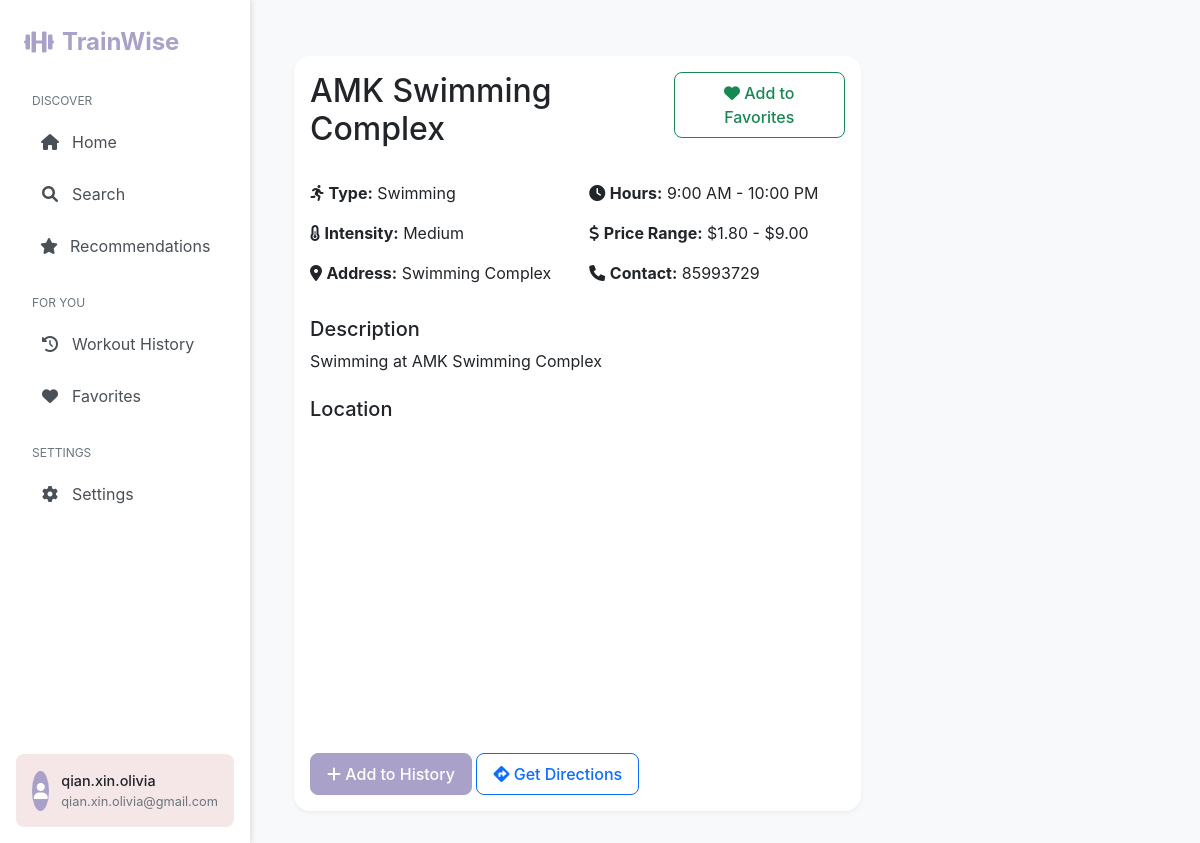
/activity/725/ (signed in), run on an earlier commit of the app's database.
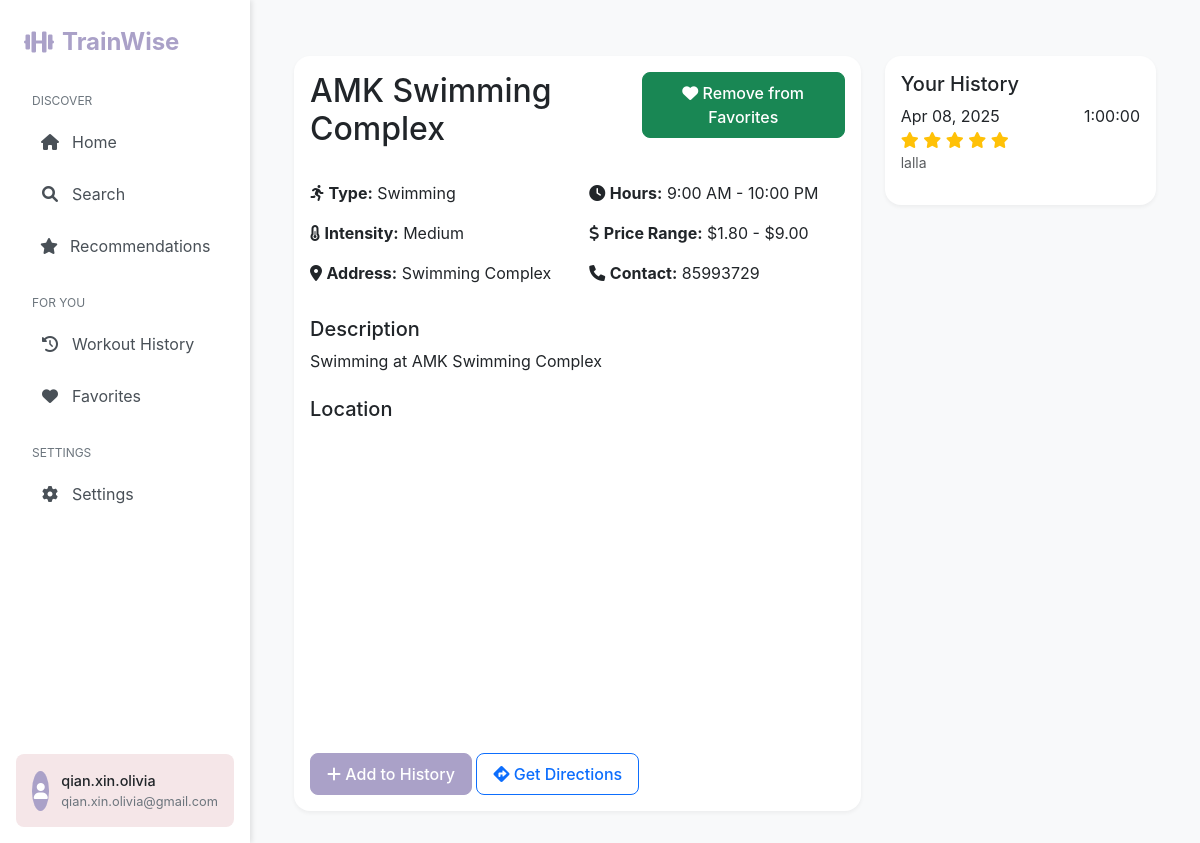
And on a later commit of the database.
### activities/models.py (models this page shows, shortened)
class ActivityHistory(models.Model):
    user = models.ForeignKey(User, on_delete=models.CASCADE)
    activity = models.ForeignKey(Activity, on_delete=models.CASCADE)
    date_completed = models.DateField()
    rating = models.IntegerField(choices=[(i, i) for i in range(1, 6)], null=True, blank=True)
    duration = models.DurationField()
    notes = models.TextField(blank=True)
    created_at = models.DateTimeField(auto_now_add=True)
    class Meta:
        verbose_name_plural = "Activity histories"
        ordering = ['-date_completed']

### activities/views.py (the view)
# urls.py: path('activity/<int:pk>/', views.activity_detail, name='activity_detail'),
@login_required
def activity_detail(request, pk):
    activity = get_object_or_404(Activity, pk=pk)
    is_favorite = FavoriteActivity.objects.filter(user=request.user, activity=activity).exists()
    history_entries = ActivityHistory.objects.filter(user=request.user, activity=activity).order_by('-date_completed')
    context = {
        'activity': activity,
        'is_favorite': is_favorite,
        'history_entries': history_entries,
    }
    return render(request, 'activities/activity_detail.html', context)

### templates/activities/activity_detail.html (shortened to what the changed rows need)
{% extends 'base.html' %}
{% load static %}
{% block content %}
<div class="container mt-4">
    <div class="row">
        <div class="col-lg-8">
            <div class="card">
                <div class="card-body">
                    <div class="d-flex justify-content-between align-items-start mb-4">
                        <h2 class="card-title">{{ activity.facility_name }}</h2>
                        <button class="btn {% if is_favorite %}btn-success{% else %}btn-outline-success{% endif %}"
                                onclick="toggleFavorite({{ activity.id }}, this)">
                            <i class="fas {% if is_favorite %}fa-heart{% else %}fa-heart{% endif %} mr-1"></i>
                            {% if is_favorite %}Remove from Favorites{% else %}Add to Favorites{% endif %}
                        </button>
                    </div>
                </div>
            </div>
        </div>
        <div class="col-lg-4">
            {% if history_entries %}
            <div class="card">
                <div class="card-body">
                    <h5 class="card-title">Your History</h5>
                    <div class="history-list">
                        {% for entry in history_entries %}
                        <div class="history-item mb-3">
                            <div class="d-flex justify-content-between">
                                <span>{{ entry.date_completed|date:"M d, Y" }}</span>
                                <span>{{ entry.duration }}</span>
                            </div>
                            {% if entry.rating %}
                            <div class="rating">
                                {% for i in "12345"|make_list %}
                                    {% if forloop.counter <= entry.rating %}
                                        <i class="fas fa-star text-warning"></i>
                                    {% else %}
                                        <i class="far fa-star"></i>
                                    {% endif %}
                                {% endfor %}
                            </div>
                            {% endif %}
                            {% if entry.notes %}
                            <p class="text-muted small mb-0">{{ entry.notes }}</p>
                            {% endif %}
                        </div>
                        {% endfor %}
                    </div>
                </div>
            </div>
            {% endif %}
        </div>
    </div>
</div>
{% endblock %}

What changed in the data, as far as the page shows it:
added ActivityHistory: date_completed "Apr 08, 2025", duration "1:00:00", rating 5 (drawn), notes "lalla"
Also different on the page:
text no longer shown: "Add to Favorites"
text now shown: "Remove from Favorites Your History"
